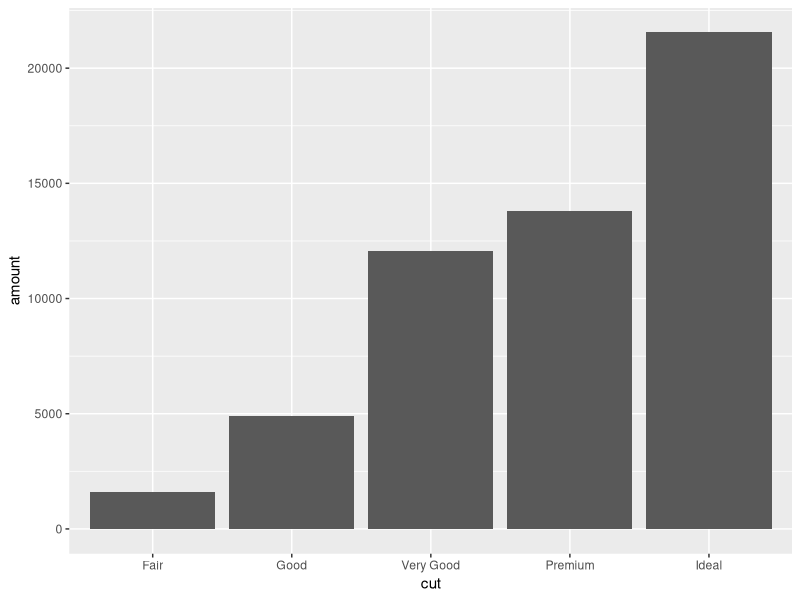
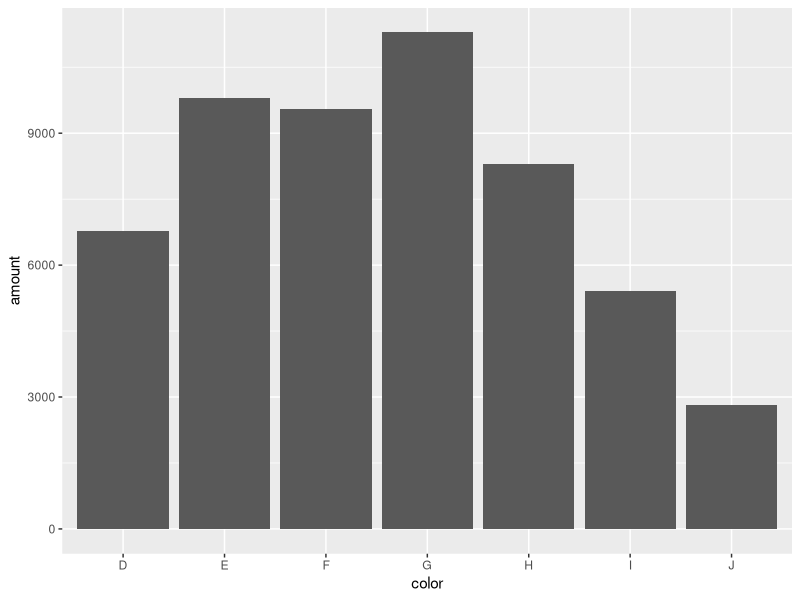
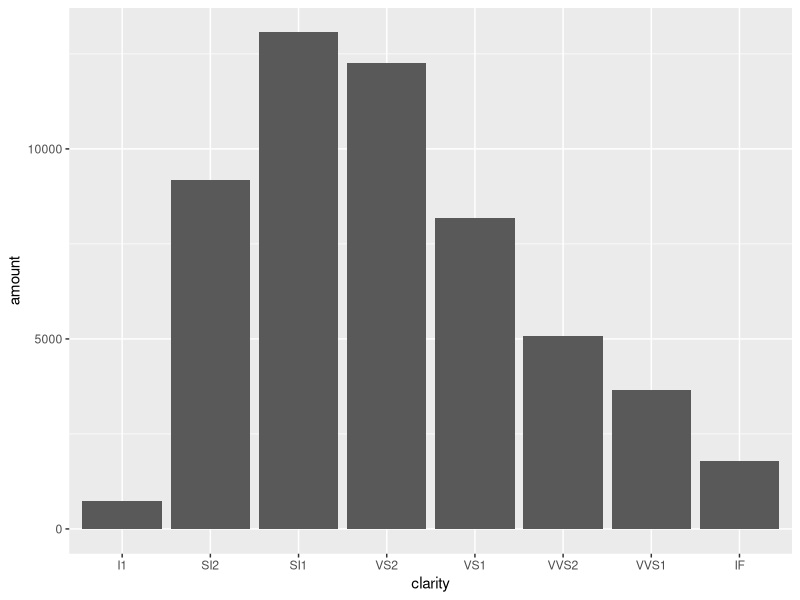
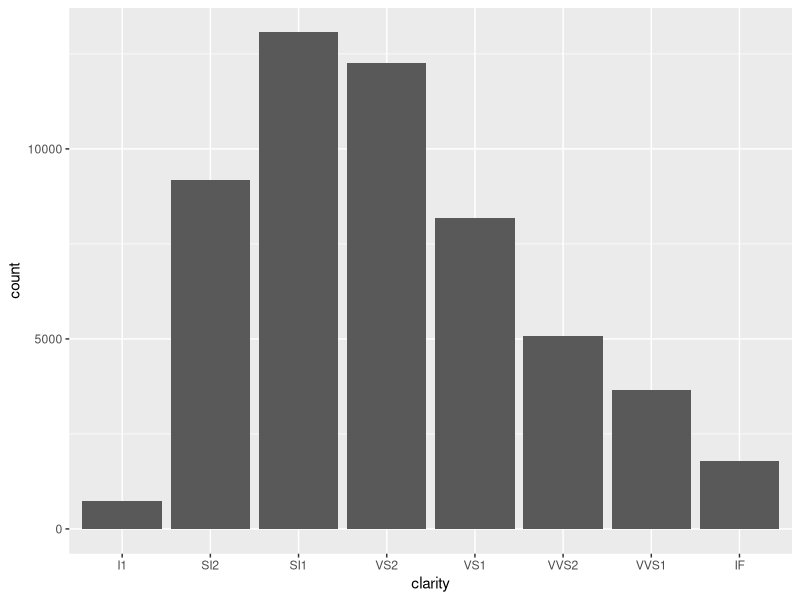
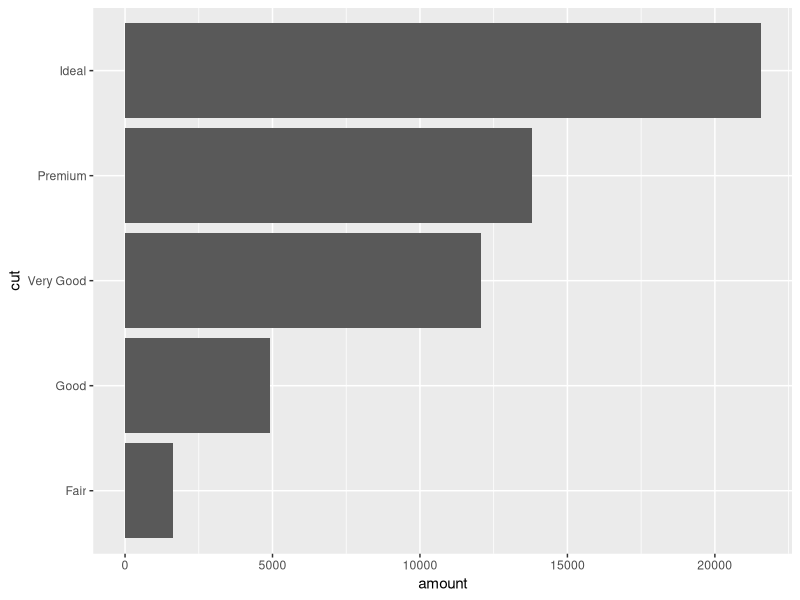
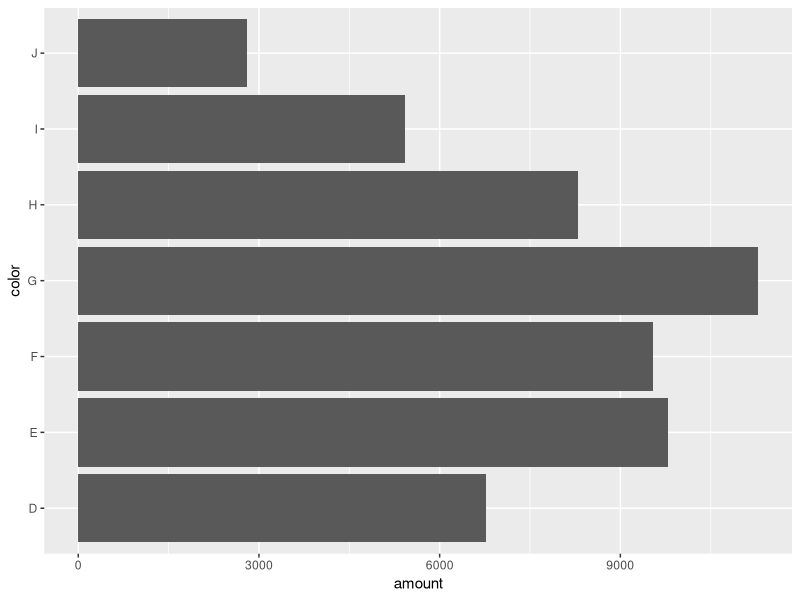
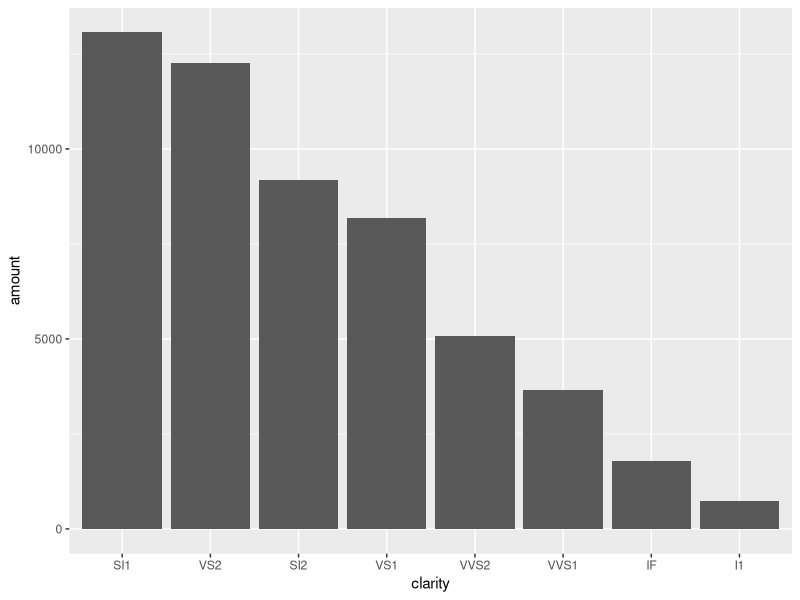
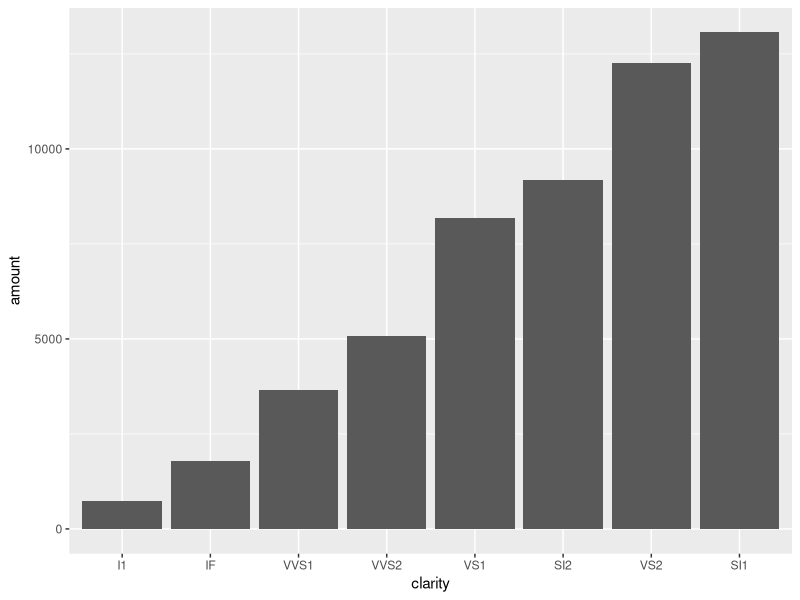

R code for these plots, in order:
## ---- chunk 1
knitr::opts_chunk$set(
	echo = TRUE,
	message = FALSE,
	warning = FALSE
)
## ---- chunk 2
library(tidyverse)
library(skimr)
df <- ggplot2::diamonds
skim(df)
head(df)
#help(diamonds)
## ---- chunk 3

#funktionsorientierter Ansatz funktioniert leider nicht! :-(
#===========================================================
# jplot<-function(j=){
#   pic<-df%>%
#     group_by(j)%>%
#     summarise(amount=n())%>%
#     ggplot(aes(j, amount))+
#     geom_col()
#   return(pic)
# }
# jplot("cut")
#===========================================================

#some visualisation-work
df%>%
  group_by(cut)%>%
  summarise(amount=n())%>%
  ggplot(aes(cut, amount))+
  geom_col()

df%>%
  group_by(color)%>%
  summarise(amount=n())%>%
  ggplot(aes(color, amount))+
  geom_col()

df%>%
  group_by(clarity)%>%
  summarise(amount=n())%>%
  ggplot()+
  geom_col(aes(clarity, amount))

# generating the same result with geom_bar()
df%>%
  group_by(clarity)%>%
  ggplot()+
  geom_bar(aes(x=clarity))

# turning into horizontal
df%>%
  group_by(cut)%>%
  summarise(amount=n())%>%
  ggplot(aes(amount, cut))+           #option 1: switching aesthetics
  geom_col()

df%>%
  group_by(color)%>%
  summarise(amount=n())%>%
  ggplot(aes(color, amount))+
  geom_col()+
  coord_flip()                        #option 2: flipping coordinates

#reordering by counts

df%>%
  count(clarity)%>%
  ggplot(aes(y=n, x=fct_reorder(clarity, -n)))+    #descending
  geom_col()+
  labs(x="clarity", y="amount")

df%>%
  count(clarity)%>%
  ggplot(aes(y=n, x=fct_reorder(clarity, n)))+     #ascending
  geom_col()+
  labs(x="clarity", y="amount")
